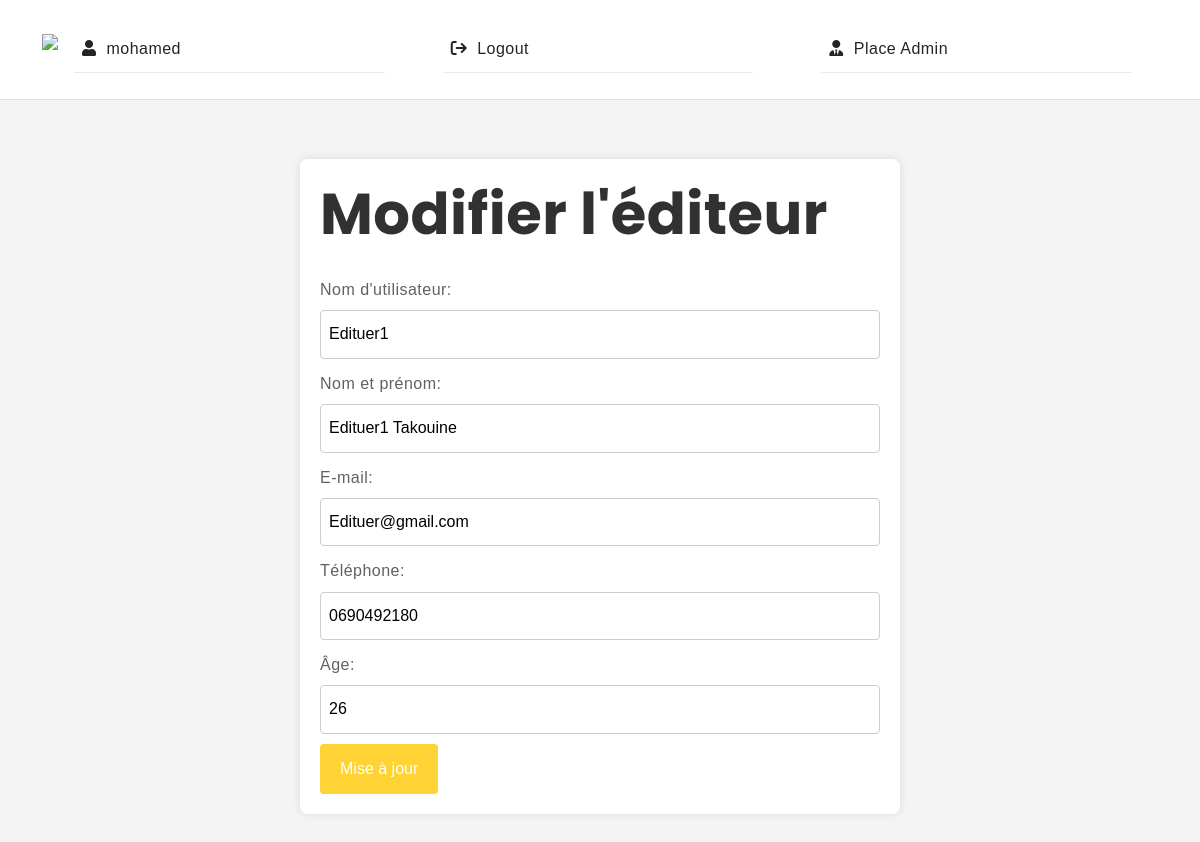
The page /update_edituer/edituer1 (signed in) on the database its author committed.
### takouine/models.py (models this page shows, shortened)
class Edituer(models.Model):
    user = models.OneToOneField(User, null=True, on_delete=models.CASCADE)
    name = models.CharField(max_length=100, null=True)
    email = models.EmailField(max_length=100, null=True)
    phone = models.CharField(max_length=100, null=True)
    age = models.CharField(max_length=100, null=True)
    date_created = models.DateTimeField(auto_now_add=True, null=True)
    slugEdituer = models.SlugField(blank=True, null=True)

### takouine/decorators.py (the view)
        def wrapper_func(request , *args,**kwargs):
            group = None
            if request.user.groups.exists():
               group =  request.user.groups.all()[0].name
            if group in allowedGroups:
               return view_func(request , *args,**kwargs)
            else:
                return redirect('/')

### takouine/forms.py
class UserUpdateForm(UserChangeForm):
    class Meta:
        model = User
        fields = ['username','email']

class EdituerFormUpdate(forms.ModelForm):
    class Meta:
        model = Edituer
        fields = ['email','name','phone', 'age']

### takouine/templates/takouine/escpasAdminEdituer/update_edituer.html (shortened to what this page needs)
{% extends "takouine/home.html" %}
{% load static %}
{% block content %}
<br>
<br>
<body>
    <div class="container">
        <h2>Modifier l'éditeur</h2>
        <form method="POST">
            <label for="id_username">Nom d'utilisateur:</label>
            {{ user_form.username }}
            <label for="id_name">Nom et prénom:</label>
            {{ edituer_form.name }}
            <label for="id_email">E-mail:</label>
            {{ edituer_form.email }}
            <label for="id_phone">Téléphone:</label>
            {{ edituer_form.phone }}
            <label for="id_age">Âge:</label>
            {{ edituer_form.age }}
            <button type="submit">Mise à jour</button>
        </form>
    </div>
</body>
{% endblock  %}

### takouine/templates/takouine/navbar.html (shortened to what this page needs)
{% load static %}
<body>
<header id="header" class="site-header position-fixed z-2 w-100 border-bottom mb-5">
    <nav id="header-nav" class="navbar navbar-expand-lg py-3" style="background-color: white;">
      <div class="container-lg">
        <a class="navbar-brand pb-4" href="">
          <img src="{% static 'assets/images/logo2-removebg-preview.png' %}" class="logo">
        </a>
        <div class="offcanvas offcanvas-end" tabindex="-1" id="bdNavbar" aria-labelledby="bdNavbarOffcanvasLabel">
          <div class="offcanvas-body">
            <ul class="navbar-nav scrollspy-nav justify-content-end flex-grow-1 gap-lg-5 pe-3">
              {% if user.is_authenticated %}
              <li class="nav-item dropdown">
                <a class="nav-link text-dark active" href="" id="dropdownPages" data-bs-toggle="dropdown" aria-haspopup="true" aria-expanded="false"><i class="fa fa-user" aria-hidden="true"></i>{{request.user}}</a>
              </li>
              <li class="scrollspy-link nav-item">
                <a class="nav-link text-dark" data-target="services" href="{% url 'logout' %}"><i class="fa fa-sign-out" aria-hidden="true"></i>Logout</a>
              </li>
              {% endif %}
              {% if request.user.is_staff%}
              <li class="scrollspy-link nav-item">
                <a class="nav-link text-dark" data-target="" href="{% url 'escpasAdmin' %}"><i class="fa-solid fa-user-tie"></i>Place Admin</a>
              </li>
              {% endif %}
            </ul>
          </div>
        </div>
      </div>
    </nav>
  </header>

### takouine/static/home/css/style.css (style rules this page uses)
body { --heading-font: "Poppins", Georgia, serif; --heading-font-weight: 400; --heading-color: #313131; --heading-line-height: 1.24; --swiper-theme-color: #8C907E; --bs-body-font-family: "Poppins", Georgia, serif; --bs-body-font-size: 16px; --bs-body-font-weight: 400; --bs-body-line-height: 1.9; --bs-body-color: #616161; --bs-body-color-rgb: 1.6, 1.6, 1.6; --bs-body-bg-rgb: 249, 245, 243; --bs-body-bg: #FFF; --bs-primary: #0A74F1; --bs-black: #111; --bs-white: #fff; --bs-light: #f8f8f8; --bs-dark: #313131; --bs-gray: #C5C5C5; --bs-dark-gray: #9D9D9D; --bs-gray-200: #E9EAED; --bs-gray-300: #D7D7D7; --bs-primary-rgb: 10, 116, 241; --bs-black-rgb: 17, 17, 17; --bs-white-rgb: 255, 255, 255; --bs-light-rgb: 249, 250, 252; --bs-dark-rgb: 33, 37, 41; --bs-link-color: #313131; --bs-link-color-rgb: 17, 17, 17; --bs-link-decoration: underline; --bs-link-hover-color: #313131; --bs-link-hover-color-rgb: 178, 133, 110; }
body { letter-spacing: 0.03rem; }
h1, .h1, h2, .h2, h3, .h3, h4, .h4, h5, .h5, h6, .h6 { font-family: var(--heading-font); font-weight: var(--heading-font-weight); color: var(--heading-color); line-height: var(--heading-line-height); }
h1, h2, h3 { margin: 25px 0; }
h2, .h2 { font-size: 3.6rem; }
a { text-decoration: none; }
a { transition: all 0.3s ease-out; }
.site-header { transition: background-color 0.6s ease-out, border 0.6s ease-out; }
@media (max-width: 1200px) { .navbar-nav .nav-link.active, .navbar-nav .nav-link.show, .offcanvas.offcanvas-end a { color: var(--bs-dark); } }
@media (max-width: 1200px) { .navbar-nav .nav-item { border-bottom: 1px solid var(--bs-gray-200); text-align: left; width: 100%; } }
.scrollspy-nav { display: flex; align-items: center; justify-content: flex-end; }
.scrollspy-nav .scrollspy-link { transition: 0.3s ease; margin: 0px 10px; cursor: pointer; }

### takouine/templates/takouine/escpasAdminEdituer/update_edituer.html (style rules this page uses)
body { font-family: Arial, sans-serif; margin: 0; padding: 0; background-color: #f4f4f4; }
.container { max-width: 600px; margin: 37px auto; padding: 20px; background-color: #fff; border-radius: 8px; box-shadow: 0 0 10px rgba(0, 0, 0, 0.1); }
h2 { margin-top: 0; }
form { margin-top: 20px; }
label { display: block; margin-bottom: 5px; }
input[type="text"], input[type="email"] { width: 100%; padding: 8px; margin-bottom: 10px; border: 1px solid #ccc; border-radius: 4px; }
button { padding: 10px 20px; background-color: #ffd333; color: #fff; border: none; border-radius: 4px; cursor: pointer; }

### rows shown on the page
Edituer: name "Edituer1 Takouine", email "Edituer@gmail.com", phone "0690492180", age "26"

### other values the page prints
{{ request.user }} "mohamed"
